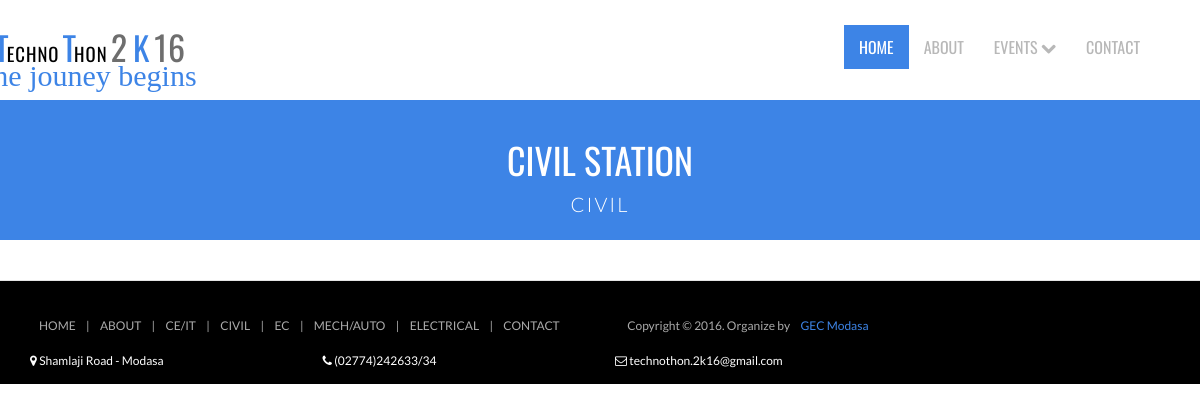
The app's page /branch.php?q=CIVIL with its own data.
### tables this page shows
CREATE TABLE IF NOT EXISTS `branch` (
  `id` int(3) NOT NULL AUTO_INCREMENT,
  `name` varchar(700) NOT NULL,
  `subname` varchar(400) NOT NULL,
  PRIMARY KEY (`id`),
  UNIQUE KEY `name` (`name`)
);

### branch.php (the view, shortened to what this page needs)
<?php
	include 'header.php';
	$q=$_GET['q'];
	$s="select * from branch where name='$q'";
	$tmp=mysqli_query($c,$s);
	while($result=mysqli_fetch_array($tmp))
	{
		$substring=$result['subname'];
	}
?>
 	<header id="head" class="secondary">
            <div class="container">
                    <h1 style="text-transform:uppercase;"><?php echo $substring;?></h1>
                    <p style="text-transform:uppercase; font-size:20px; letter-spacing:2px;"><?php echo $q; ?></p>
                </div>
    </header>
<?php
	include 'footer.php';
?>

### footer.php
    <footer id="footer">
		<div class="footer2">
			<div class="container">
				<div class="row">
					<div class="col-md-6 panel">
						<div class="panel-body">
							<p class="simplenav" style="text-transform:uppercase">
								<a href="index.html">Home</a> |
								<a href="about.html">About</a> |
								<?php
									$s="select * from branch ORDER BY id ASC";
									$tmp=mysqli_query($c,$s);
									while($result=mysqli_fetch_array($tmp))
									{
										?>
										<a href="branch.php?q=<?php echo $result['name'];?>"><?php echo $result['name'];?></a> |
										<?php
									}
								?>
								<a href="contact.html">Contact</a>
							</p>
						</div>
					</div>
					<div class="col-md-3 panel">
						<div class="panel-body">
							<p class="text-right">
								Copyright &copy; 2016. Organize by <a style="color:#3D84E6" href="http://www.gecmodasa.ac.in/" rel="develop">GEC Modasa</a>
							</p>
						</div>
					</div>
					</div>
					<br />
					<div class="row">
						<div class="footerwidget">
							<div class="contact-info">
							<div class="col-md-3 col-sm-6">
								<i class="fa fa-map-marker"></i> Shamlaji Road - Modasa<br>
							</div>
							<div class="col-md-3 col-sm-6">
							<i class="fa fa-phone"></i> (02774)242633/34<br>
							</div>
							<div class="col-md-3 col-sm-6">
								<i class="fa fa-envelope-o"></i> technothon.2k16@gmail.com
							</div>
							</div>
						</div>
					</div>
			</div>
		</div>
	</footer>
</body>
</html>

### assets/css/style.css (style rules this page uses)
body { font-family: 'Lato', sans-serif; font-weight: normal; color: #6E6E6E; }
h1, h2, h3, h4, h5, h6 { font-weight: normal; font-family: 'Oswald', sans-serif; }
h1, .h1, h2, .h2, h3, .h3 { margin-top: 30px; }
a { color:#3d84e6; }
#head { background-size: cover; height: 600px; text-align: center; color: white; font-weight: 300; position: relative; background-position-x: center; }
#head.secondary { height: 100px; min-height: 100px; padding-top: 0px; }
.panel { margin-bottom: 0px; background-color: transparent; border: 1px solid transparent; border-radius: 0px; -webkit-box-shadow: none; box-shadow: none; }
.panel-body { padding: 0px; }
footer { border-top: 1px solid #e5e5e5; background:#000; margin-top: 40px; padding-top: 20px; }
.footer2 { background: #000; padding: 15px 0; color: #aaa; font-size: 12px; }
.footer2 a { color: #aaa; }
.footer2 p { margin: 0; }
#head.secondary { padding-top: 0px; background:#3d84e6; background-size: cover; text-align: center; padding:10px 0; height: 140px; }
#head.secondary h1 { COLOR: #fff; text-align: center; }
.footer2 a { padding: 4px 8px; }
.footerwidget .contact-info { color:#fff; }

### records on screen
branch: subname "CIVIL STATION", name "CIVIL"
branch: name "CE/IT"
branch: name "EC"
branch: name "MECH/AUTO"
branch: name "ELECTRICAL"

### other values on screen
$q "CIVIL"
